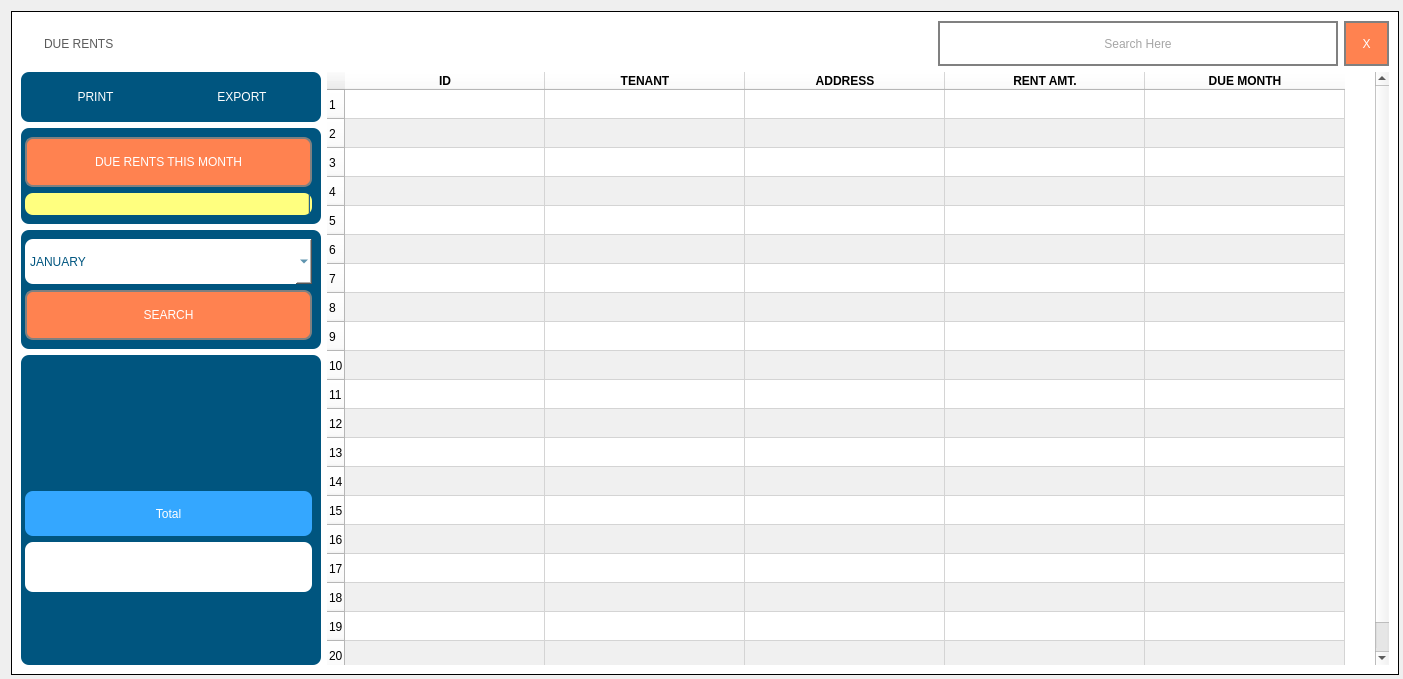
<?xml version="1.0" encoding="UTF-8"?>
<ui version="4.0">
 <class>Dialog</class>
 <widget class="QDialog" name="Dialog">
  <property name="geometry">
   <rect>
    <x>0</x>
    <y>0</y>
    <width>1403</width>
    <height>679</height>
   </rect>
  </property>
  <property name="windowTitle">
   <string>Dialog</string>
  </property>
  <layout class="QGridLayout" name="gridLayout">
   <property name="rightMargin">
    <number>4</number>
   </property>
   <property name="bottomMargin">
    <number>4</number>
   </property>
   <item row="0" column="0">
    <widget class="QFrame" name="frame">
     <property name="styleSheet">
      <string notr="true">QFrame{background-color: rgb(255, 255, 255);
border:1px solid black;}</string>
     </property>
     <property name="frameShape">
      <enum>QFrame::StyledPanel</enum>
     </property>
     <property name="frameShadow">
      <enum>QFrame::Raised</enum>
     </property>
     <layout class="QGridLayout" name="gridLayout_2">
      <item row="2" column="0">
       <widget class="QFrame" name="frame_3">
        <property name="maximumSize">
         <size>
          <width>300</width>
          <height>16777215</height>
         </size>
        </property>
        <property name="styleSheet">
         <string notr="true">background-color: rgb(0, 85, 127);
color: rgb(255, 85, 127);
border:2px solig grey;
border-radius:8;</string>
        </property>
        <property name="frameShape">
         <enum>QFrame::Box</enum>
        </property>
        <property name="frameShadow">
         <enum>QFrame::Plain</enum>
        </property>
        <layout class="QVBoxLayout" name="verticalLayout_2">
         <property name="leftMargin">
          <number>4</number>
         </property>
         <item>
          <widget class="QPushButton" name="pushButton_13">
           <property name="minimumSize">
            <size>
             <width>150</width>
             <height>50</height>
            </size>
           </property>
           <property name="maximumSize">
            <size>
             <width>1677315</width>
             <height>16777215</height>
            </size>
           </property>
           <property name="styleSheet">
            <string notr="true">QPushButton{
background-color: rgb(255, 130, 80);
color: rgb(255, 255, 255);
font: 87 10pt &quot;Arial Black&quot;;
border:2px solid grey;}
QPushButton:hover{
background-color: rgb(88, 88, 88);
border:2px solid white;}


</string>
           </property>
           <property name="text">
            <string>DUE RENTS THIS MONTH</string>
           </property>
          </widget>
         </item>
         <item>
          <widget class="QProgressBar" name="progressBar">
           <property name="autoFillBackground">
            <bool>false</bool>
           </property>
           <property name="styleSheet">
            <string notr="true">color: rgb(255, 255, 255);
background-color: rgb(255, 255, 127);</string>
           </property>
           <property name="value">
            <number>0</number>
           </property>
           <property name="textVisible">
            <bool>false</bool>
           </property>
           <property name="invertedAppearance">
            <bool>true</bool>
           </property>
           <property name="textDirection">
            <enum>QProgressBar::BottomToTop</enum>
           </property>
          </widget>
         </item>
        </layout>
       </widget>
      </item>
      <item row="1" column="0">
       <widget class="QFrame" name="frame_5">
        <property name="minimumSize">
         <size>
          <width>0</width>
          <height>50</height>
         </size>
        </property>
        <property name="maximumSize">
         <size>
          <width>300</width>
          <height>16777215</height>
         </size>
        </property>
        <property name="styleSheet">
         <string notr="true">background-color: rgb(0, 85, 127);
color: rgb(255, 85, 127);
border:2px solig grey;
border-radius:8;</string>
        </property>
        <property name="frameShape">
         <enum>QFrame::Box</enum>
        </property>
        <property name="frameShadow">
         <enum>QFrame::Plain</enum>
        </property>
        <layout class="QHBoxLayout" name="horizontalLayout">
         <property name="leftMargin">
          <number>4</number>
         </property>
         <item>
          <widget class="QPushButton" name="pushButton_8">
           <property name="styleSheet">
            <string notr="true">color: rgb(255, 255, 255);</string>
           </property>
           <property name="text">
            <string>PRINT</string>
           </property>
           <property name="icon">
            <iconset>
             <normaloff>:/images/printer.png</normaloff>:/images/printer.png</iconset>
           </property>
           <property name="iconSize">
            <size>
             <width>24</width>
             <height>24</height>
            </size>
           </property>
           <property name="flat">
            <bool>true</bool>
           </property>
          </widget>
         </item>
         <item>
          <widget class="QPushButton" name="pushButton_9">
           <property name="styleSheet">
            <string notr="true">color: rgb(255, 255, 255);</string>
           </property>
           <property name="text">
            <string>EXPORT</string>
           </property>
           <property name="icon">
            <iconset>
             <normaloff>:/images/copy.png</normaloff>:/images/copy.png</iconset>
           </property>
           <property name="iconSize">
            <size>
             <width>24</width>
             <height>24</height>
            </size>
           </property>
           <property name="flat">
            <bool>true</bool>
           </property>
          </widget>
         </item>
        </layout>
       </widget>
      </item>
      <item row="4" column="0">
       <widget class="QFrame" name="frame_4">
        <property name="styleSheet">
         <string notr="true">background-color: rgb(0, 85, 127);
color: rgb(255, 85, 127);
border:2px solig grey;
border-radius:8;</string>
        </property>
        <property name="frameShape">
         <enum>QFrame::Box</enum>
        </property>
        <property name="frameShadow">
         <enum>QFrame::Plain</enum>
        </property>
        <layout class="QVBoxLayout" name="verticalLayout">
         <property name="leftMargin">
          <number>4</number>
         </property>
         <item>
          <spacer name="verticalSpacer_3">
           <property name="styleSheet">
            <string>background-color: rgb(0, 85, 127);
color: rgb(255, 85, 127);
border:2px solid white;</string>
           </property>
           <property name="orientation">
            <enum>Qt::Vertical</enum>
           </property>
           <property name="sizeHint" stdset="0">
            <size>
             <width>20</width>
             <height>40</height>
            </size>
           </property>
          </spacer>
         </item>
         <item>
          <spacer name="verticalSpacer_2">
           <property name="orientation">
            <enum>Qt::Vertical</enum>
           </property>
           <property name="sizeHint" stdset="0">
            <size>
             <width>20</width>
             <height>40</height>
            </size>
           </property>
          </spacer>
         </item>
         <item>
          <widget class="QLabel" name="label_6">
           <property name="minimumSize">
            <size>
             <width>0</width>
             <height>45</height>
            </size>
           </property>
           <property name="styleSheet">
            <string notr="true">background-color: rgb(52, 167, 255);
color: rgb(255, 255, 255);
font: 75 15pt &quot;Tw Cen MT Condensed Extra Bold&quot;;
</string>
           </property>
           <property name="frameShape">
            <enum>QFrame::Box</enum>
           </property>
           <property name="text">
            <string>Total</string>
           </property>
           <property name="alignment">
            <set>Qt::AlignCenter</set>
           </property>
          </widget>
         </item>
         <item>
          <widget class="QLabel" name="label_27">
           <property name="minimumSize">
            <size>
             <width>0</width>
             <height>50</height>
            </size>
           </property>
           <property name="styleSheet">
            <string notr="true">color: rgb(0, 0, 0);
background-color: rgb(255, 255, 255);
font: 75 12pt &quot;Tw Cen MT Condensed Extra Bold&quot;;
</string>
           </property>
           <property name="text">
            <string/>
           </property>
           <property name="alignment">
            <set>Qt::AlignCenter</set>
           </property>
          </widget>
         </item>
         <item>
          <spacer name="verticalSpacer_4">
           <property name="orientation">
            <enum>Qt::Vertical</enum>
           </property>
           <property name="sizeHint" stdset="0">
            <size>
             <width>20</width>
             <height>40</height>
            </size>
           </property>
          </spacer>
         </item>
        </layout>
       </widget>
      </item>
      <item row="1" column="1" rowspan="4" colspan="3">
       <widget class="QTableWidget" name="tableWidget">
        <property name="palette">
         <palette>
          <active>
           <colorrole role="WindowText">
            <brush brushstyle="SolidPattern">
             <color alpha="255">
              <red>0</red>
              <green>0</green>
              <blue>0</blue>
             </color>
            </brush>
           </colorrole>
           <colorrole role="Button">
            <brush brushstyle="SolidPattern">
             <color alpha="255">
              <red>255</red>
              <green>255</green>
              <blue>255</blue>
             </color>
            </brush>
           </colorrole>
           <colorrole role="Light">
            <brush brushstyle="SolidPattern">
             <color alpha="255">
              <red>255</red>
              <green>255</green>
              <blue>255</blue>
             </color>
            </brush>
           </colorrole>
           <colorrole role="Midlight">
            <brush brushstyle="SolidPattern">
             <color alpha="255">
              <red>255</red>
              <green>212</green>
              <blue>255</blue>
             </color>
            </brush>
           </colorrole>
           <colorrole role="Dark">
            <brush brushstyle="SolidPattern">
             <color alpha="255">
              <red>127</red>
              <green>85</green>
              <blue>127</blue>
             </color>
            </brush>
           </colorrole>
           <colorrole role="Mid">
            <brush brushstyle="SolidPattern">
             <color alpha="255">
              <red>170</red>
              <green>113</green>
              <blue>170</blue>
             </color>
            </brush>
           </colorrole>
           <colorrole role="Text">
            <brush brushstyle="SolidPattern">
             <color alpha="255">
              <red>0</red>
              <green>0</green>
              <blue>0</blue>
             </color>
            </brush>
           </colorrole>
           <colorrole role="BrightText">
            <brush brushstyle="SolidPattern">
             <color alpha="255">
              <red>255</red>
              <green>255</green>
              <blue>255</blue>
             </color>
            </brush>
           </colorrole>
           <colorrole role="ButtonText">
            <brush brushstyle="SolidPattern">
             <color alpha="255">
              <red>0</red>
              <green>0</green>
              <blue>0</blue>
             </color>
            </brush>
           </colorrole>
           <colorrole role="Base">
            <brush brushstyle="SolidPattern">
             <color alpha="255">
              <red>255</red>
              <green>255</green>
              <blue>255</blue>
             </color>
            </brush>
           </colorrole>
           <colorrole role="Window">
            <brush brushstyle="SolidPattern">
             <color alpha="255">
              <red>255</red>
              <green>255</green>
              <blue>255</blue>
             </color>
            </brush>
           </colorrole>
           <colorrole role="Shadow">
            <brush brushstyle="SolidPattern">
             <color alpha="255">
              <red>0</red>
              <green>0</green>
              <blue>0</blue>
             </color>
            </brush>
           </colorrole>
           <colorrole role="Highlight">
            <brush brushstyle="SolidPattern">
             <color alpha="255">
              <red>255</red>
              <green>85</green>
              <blue>127</blue>
             </color>
            </brush>
           </colorrole>
           <colorrole role="HighlightedText">
            <brush brushstyle="SolidPattern">
             <color alpha="255">
              <red>255</red>
              <green>255</green>
              <blue>255</blue>
             </color>
            </brush>
           </colorrole>
           <colorrole role="AlternateBase">
            <brush brushstyle="SolidPattern">
             <color alpha="255">
              <red>240</red>
              <green>240</green>
              <blue>240</blue>
             </color>
            </brush>
           </colorrole>
           <colorrole role="ToolTipBase">
            <brush brushstyle="SolidPattern">
             <color alpha="255">
              <red>255</red>
              <green>255</green>
              <blue>220</blue>
             </color>
            </brush>
           </colorrole>
           <colorrole role="ToolTipText">
            <brush brushstyle="SolidPattern">
             <color alpha="255">
              <red>0</red>
              <green>0</green>
              <blue>0</blue>
             </color>
            </brush>
           </colorrole>
           <colorrole role="PlaceholderText">
            <brush brushstyle="NoBrush">
             <color alpha="128">
              <red>0</red>
              <green>0</green>
              <blue>0</blue>
             </color>
            </brush>
           </colorrole>
          </active>
          <inactive>
           <colorrole role="WindowText">
            <brush brushstyle="SolidPattern">
             <color alpha="255">
              <red>0</red>
              <green>0</green>
              <blue>0</blue>
             </color>
            </brush>
           </colorrole>
           <colorrole role="Button">
            <brush brushstyle="SolidPattern">
             <color alpha="255">
              <red>255</red>
              <green>255</green>
              <blue>255</blue>
             </color>
            </brush>
           </colorrole>
           <colorrole role="Light">
            <brush brushstyle="SolidPattern">
             <color alpha="255">
              <red>255</red>
              <green>255</green>
              <blue>255</blue>
             </color>
            </brush>
           </colorrole>
           <colorrole role="Midlight">
            <brush brushstyle="SolidPattern">
             <color alpha="255">
              <red>255</red>
              <green>212</green>
              <blue>255</blue>
             </color>
            </brush>
           </colorrole>
           <colorrole role="Dark">
            <brush brushstyle="SolidPattern">
             <color alpha="255">
              <red>127</red>
              <green>85</green>
              <blue>127</blue>
             </color>
            </brush>
           </colorrole>
           <colorrole role="Mid">
            <brush brushstyle="SolidPattern">
             <color alpha="255">
              <red>170</red>
              <green>113</green>
              <blue>170</blue>
             </color>
            </brush>
           </colorrole>
           <colorrole role="Text">
            <brush brushstyle="SolidPattern">
             <color alpha="255">
              <red>0</red>
              <green>0</green>
              <blue>0</blue>
             </color>
            </brush>
           </colorrole>
           <colorrole role="BrightText">
            <brush brushstyle="SolidPattern">
             <color alpha="255">
              <red>255</red>
              <green>255</green>
              <blue>255</blue>
             </color>
            </brush>
           </colorrole>
           <colorrole role="ButtonText">
            <brush brushstyle="SolidPattern">
             <color alpha="255">
              <red>0</red>
              <green>0</green>
              <blue>0</blue>
             </color>
            </brush>
           </colorrole>
           <colorrole role="Base">
            <brush brushstyle="SolidPattern">
             <color alpha="255">
              <red>255</red>
              <green>255</green>
              <blue>255</blue>
             </color>
            </brush>
           </colorrole>
           <colorrole role="Window">
            <brush brushstyle="SolidPattern">
             <color alpha="255">
              <red>255</red>
              <green>255</green>
              <blue>255</blue>
             </color>
            </brush>
           </colorrole>
           <colorrole role="Shadow">
            <brush brushstyle="SolidPattern">
             <color alpha="255">
              <red>0</red>
              <green>0</green>
              <blue>0</blue>
             </color>
            </brush>
           </colorrole>
           <colorrole role="Highlight">
            <brush brushstyle="SolidPattern">
             <color alpha="255">
              <red>255</red>
              <green>85</green>
              <blue>127</blue>
             </color>
            </brush>
           </colorrole>
           <colorrole role="HighlightedText">
            <brush brushstyle="SolidPattern">
             <color alpha="255">
              <red>255</red>
              <green>255</green>
              <blue>255</blue>
             </color>
            </brush>
           </colorrole>
           <colorrole role="AlternateBase">
            <brush brushstyle="SolidPattern">
             <color alpha="255">
              <red>240</red>
              <green>240</green>
              <blue>240</blue>
             </color>
            </brush>
           </colorrole>
           <colorrole role="ToolTipBase">
            <brush brushstyle="SolidPattern">
             <color alpha="255">
              <red>255</red>
              <green>255</green>
              <blue>220</blue>
             </color>
            </brush>
           </colorrole>
           <colorrole role="ToolTipText">
            <brush brushstyle="SolidPattern">
             <color alpha="255">
              <red>0</red>
              <green>0</green>
              <blue>0</blue>
             </color>
            </brush>
           </colorrole>
           <colorrole role="PlaceholderText">
            <brush brushstyle="NoBrush">
             <color alpha="128">
              <red>0</red>
              <green>0</green>
              <blue>0</blue>
             </color>
            </brush>
           </colorrole>
          </inactive>
          <disabled>
           <colorrole role="WindowText">
            <brush brushstyle="SolidPattern">
             <color alpha="255">
              <red>0</red>
              <green>0</green>
              <blue>0</blue>
             </color>
            </brush>
           </colorrole>
           <colorrole role="Button">
            <brush brushstyle="SolidPattern">
             <color alpha="255">
              <red>255</red>
              <green>255</green>
              <blue>255</blue>
             </color>
            </brush>
           </colorrole>
           <colorrole role="Light">
            <brush brushstyle="SolidPattern">
             <color alpha="255">
              <red>255</red>
              <green>255</green>
              <blue>255</blue>
             </color>
            </brush>
           </colorrole>
           <colorrole role="Midlight">
            <brush brushstyle="SolidPattern">
             <color alpha="255">
              <red>255</red>
              <green>212</green>
              <blue>255</blue>
             </color>
            </brush>
           </colorrole>
           <colorrole role="Dark">
            <brush brushstyle="SolidPattern">
             <color alpha="255">
              <red>127</red>
              <green>85</green>
              <blue>127</blue>
             </color>
            </brush>
           </colorrole>
           <colorrole role="Mid">
            <brush brushstyle="SolidPattern">
             <color alpha="255">
              <red>170</red>
              <green>113</green>
              <blue>170</blue>
             </color>
            </brush>
           </colorrole>
           <colorrole role="Text">
            <brush brushstyle="SolidPattern">
             <color alpha="255">
              <red>0</red>
              <green>0</green>
              <blue>0</blue>
             </color>
            </brush>
           </colorrole>
           <colorrole role="BrightText">
            <brush brushstyle="SolidPattern">
             <color alpha="255">
              <red>255</red>
              <green>255</green>
              <blue>255</blue>
             </color>
            </brush>
           </colorrole>
           <colorrole role="ButtonText">
            <brush brushstyle="SolidPattern">
             <color alpha="255">
              <red>0</red>
              <green>0</green>
              <blue>0</blue>
             </color>
            </brush>
           </colorrole>
           <colorrole role="Base">
            <brush brushstyle="SolidPattern">
             <color alpha="255">
              <red>255</red>
              <green>255</green>
              <blue>255</blue>
             </color>
            </brush>
           </colorrole>
           <colorrole role="Window">
            <brush brushstyle="SolidPattern">
             <color alpha="255">
              <red>255</red>
              <green>255</green>
              <blue>255</blue>
             </color>
            </brush>
           </colorrole>
           <colorrole role="Shadow">
            <brush brushstyle="SolidPattern">
             <color alpha="255">
              <red>0</red>
              <green>0</green>
              <blue>0</blue>
             </color>
            </brush>
           </colorrole>
           <colorrole role="Highlight">
            <brush brushstyle="SolidPattern">
             <color alpha="255">
              <red>255</red>
              <green>85</green>
              <blue>127</blue>
             </color>
            </brush>
           </colorrole>
           <colorrole role="HighlightedText">
            <brush brushstyle="SolidPattern">
             <color alpha="255">
              <red>255</red>
              <green>255</green>
              <blue>255</blue>
             </color>
            </brush>
           </colorrole>
           <colorrole role="AlternateBase">
            <brush brushstyle="SolidPattern">
             <color alpha="255">
              <red>240</red>
              <green>240</green>
              <blue>240</blue>
             </color>
            </brush>
           </colorrole>
           <colorrole role="ToolTipBase">
            <brush brushstyle="SolidPattern">
             <color alpha="255">
              <red>255</red>
              <green>255</green>
              <blue>220</blue>
             </color>
            </brush>
           </colorrole>
           <colorrole role="ToolTipText">
            <brush brushstyle="SolidPattern">
             <color alpha="255">
              <red>0</red>
              <green>0</green>
              <blue>0</blue>
             </color>
            </brush>
           </colorrole>
           <colorrole role="PlaceholderText">
            <brush brushstyle="NoBrush">
             <color alpha="128">
              <red>0</red>
              <green>0</green>
              <blue>0</blue>
             </color>
            </brush>
           </colorrole>
          </disabled>
         </palette>
        </property>
        <property name="font">
         <font>
          <weight>75</weight>
          <bold>true</bold>
         </font>
        </property>
        <property name="styleSheet">
         <string notr="true">
color: rgb(0, 0, 0);
alternate-background-color: rgb(240, 240, 240);
border:none;</string>
        </property>
        <property name="frameShape">
         <enum>QFrame::Box</enum>
        </property>
        <property name="frameShadow">
         <enum>QFrame::Plain</enum>
        </property>
        <property name="lineWidth">
         <number>1</number>
        </property>
        <property name="editTriggers">
         <set>QAbstractItemView::NoEditTriggers</set>
        </property>
        <property name="alternatingRowColors">
         <bool>true</bool>
        </property>
        <property name="sortingEnabled">
         <bool>true</bool>
        </property>
        <property name="rowCount">
         <number>20</number>
        </property>
        <attribute name="horizontalHeaderDefaultSectionSize">
         <number>200</number>
        </attribute>
        <attribute name="horizontalHeaderHighlightSections">
         <bool>true</bool>
        </attribute>
        <attribute name="horizontalHeaderStretchLastSection">
         <bool>false</bool>
        </attribute>
        <attribute name="verticalHeaderMinimumSectionSize">
         <number>26</number>
        </attribute>
        <attribute name="verticalHeaderDefaultSectionSize">
         <number>29</number>
        </attribute>
        <row/>
        <row/>
        <row/>
        <row/>
        <row/>
        <row/>
        <row/>
        <row/>
        <row/>
        <row/>
        <row/>
        <row/>
        <row/>
        <row/>
        <row/>
        <row/>
        <row/>
        <row/>
        <row/>
        <row/>
        <column>
         <property name="text">
          <string>ID</string>
         </property>
         <property name="font">
          <font>
           <weight>75</weight>
           <bold>true</bold>
          </font>
         </property>
        </column>
        <column>
         <property name="text">
          <string>TENANT</string>
         </property>
         <property name="font">
          <font>
           <weight>75</weight>
           <bold>true</bold>
          </font>
         </property>
        </column>
        <column>
         <property name="text">
          <string>ADDRESS</string>
         </property>
         <property name="font">
          <font>
           <weight>75</weight>
           <bold>true</bold>
          </font>
         </property>
        </column>
        <column>
         <property name="text">
          <string>RENT AMT.</string>
         </property>
         <property name="font">
          <font>
           <weight>75</weight>
           <bold>true</bold>
          </font>
         </property>
        </column>
        <column>
         <property name="text">
          <string>DUE MONTH</string>
         </property>
         <property name="font">
          <font>
           <weight>75</weight>
           <bold>true</bold>
          </font>
         </property>
        </column>
        <item row="0" column="1">
         <property name="text">
          <string/>
         </property>
        </item>
        <item row="1" column="1">
         <property name="text">
          <string/>
         </property>
        </item>
        <item row="2" column="1">
         <property name="text">
          <string/>
         </property>
        </item>
       </widget>
      </item>
      <item row="3" column="0">
       <widget class="QFrame" name="frame_6">
        <property name="styleSheet">
         <string notr="true">background-color: rgb(0, 85, 127);
color: rgb(255, 85, 127);
border:2px solig grey;
border-radius:8;</string>
        </property>
        <property name="frameShape">
         <enum>QFrame::Box</enum>
        </property>
        <property name="frameShadow">
         <enum>QFrame::Plain</enum>
        </property>
        <layout class="QVBoxLayout" name="verticalLayout_4">
         <property name="leftMargin">
          <number>4</number>
         </property>
         <item>
          <widget class="QComboBox" name="comboBox">
           <property name="minimumSize">
            <size>
             <width>0</width>
             <height>45</height>
            </size>
           </property>
           <property name="styleSheet">
            <string notr="true">background-color: rgb(255, 255, 255);
color: rgb(0, 85, 127);
font: 75 12pt &quot;Arial Narrow&quot;;
selection-background-color: rgb(85, 85, 127);
selection-color: rgb(255, 255, 255);</string>
           </property>
           <item>
            <property name="text">
             <string>JANUARY</string>
            </property>
           </item>
           <item>
            <property name="text">
             <string>FEBRUARY</string>
            </property>
           </item>
           <item>
            <property name="text">
             <string>MARCH</string>
            </property>
           </item>
           <item>
            <property name="text">
             <string>APRIL</string>
            </property>
           </item>
           <item>
            <property name="text">
             <string>MAY</string>
            </property>
           </item>
           <item>
            <property name="text">
             <string>JUNE</string>
            </property>
           </item>
           <item>
            <property name="text">
             <string>JULY</string>
            </property>
           </item>
           <item>
            <property name="text">
             <string>AUGUST</string>
            </property>
           </item>
           <item>
            <property name="text">
             <string>SEPTEMBER</string>
            </property>
           </item>
           <item>
            <property name="text">
             <string>OCTOBER</string>
            </property>
           </item>
           <item>
            <property name="text">
             <string>NOVEMBER</string>
            </property>
           </item>
           <item>
            <property name="text">
             <string>DECEMBER</string>
            </property>
           </item>
          </widget>
         </item>
         <item>
          <widget class="QPushButton" name="pushButton_14">
           <property name="minimumSize">
            <size>
             <width>0</width>
             <height>50</height>
            </size>
           </property>
           <property name="styleSheet">
            <string notr="true">QPushButton{
background-color: rgb(255, 130, 80);
color: rgb(255, 255, 255);
font: 87 10pt &quot;Arial Black&quot;;
border:2px solid grey;}
QPushButton:hover{
background-color: rgb(88, 88, 88);
border:2px solid white;}


</string>
           </property>
           <property name="text">
            <string>SEARCH</string>
           </property>
          </widget>
         </item>
        </layout>
       </widget>
      </item>
      <item row="0" column="0" colspan="2">
       <widget class="QLabel" name="label">
        <property name="styleSheet">
         <string notr="true">border:none;
color: rgb(91, 91, 91);
font: 87 16pt &quot;Arial Black&quot;;
padding-left:20;
</string>
        </property>
        <property name="text">
         <string>DUE RENTS</string>
        </property>
       </widget>
      </item>
      <item row="0" column="3">
       <widget class="QPushButton" name="pushButton">
        <property name="minimumSize">
         <size>
          <width>45</width>
          <height>45</height>
         </size>
        </property>
        <property name="maximumSize">
         <size>
          <width>45</width>
          <height>45</height>
         </size>
        </property>
        <property name="styleSheet">
         <string notr="true">QPushButton{
background-color: rgb(255, 130, 80);
color: rgb(255, 255, 255);
font: 87 10pt &quot;Arial Black&quot;;
border:2px solid grey;}
QPushButton:hover{
background-color: rgb(0, 85, 127);
border:2px solid white;}</string>
        </property>
        <property name="text">
         <string>X</string>
        </property>
        <property name="flat">
         <bool>false</bool>
        </property>
       </widget>
      </item>
      <item row="0" column="2">
       <widget class="QLineEdit" name="lineEdit_14">
        <property name="minimumSize">
         <size>
          <width>400</width>
          <height>45</height>
         </size>
        </property>
        <property name="maximumSize">
         <size>
          <width>400</width>
          <height>16777215</height>
         </size>
        </property>
        <property name="styleSheet">
         <string notr="true">font: 75 11pt &quot;Tahoma&quot;;
background-color: rgb(255, 255, 255);
color: rgb(76, 76, 76);
border:2px solid grey;
border-radius:0;</string>
        </property>
        <property name="alignment">
         <set>Qt::AlignCenter</set>
        </property>
        <property name="placeholderText">
         <string>Search Here</string>
        </property>
        <property name="clearButtonEnabled">
         <bool>true</bool>
        </property>
       </widget>
      </item>
     </layout>
     <zorder>label</zorder>
     <zorder>frame_4</zorder>
     <zorder>tableWidget</zorder>
     <zorder>frame_3</zorder>
     <zorder>pushButton</zorder>
     <zorder>frame_5</zorder>
     <zorder>lineEdit_14</zorder>
     <zorder>frame_6</zorder>
    </widget>
   </item>
  </layout>
 </widget>
 <resources>
  <include location="../FINACKO/resources.qrc"/>
  <include location="../contra_new/resources_rc.qrc"/>
 </resources>
 <connections/>
</ui>
